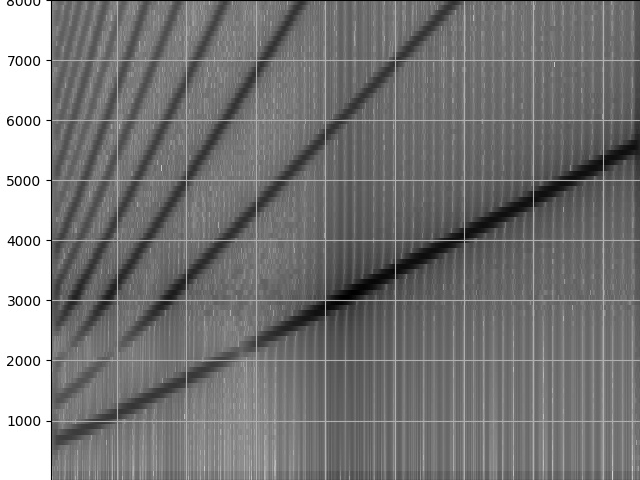
#> input picture byc/filtro/uoch=1.25e+10_uolb=0.1_uolg=0.03.jpg, 640 x 480 px, given as the content of the folder /Facu/Tesis/byc/sintetizados/sonogramas/validation/Benteveos, which was not available
$ python saco_sintetizados_defectuosos.py
#> lines starting #> are read from the running program, lines starting #| are printed output that depends on the picture
# -*- coding: utf-8 -*-
"""
Created on Tue Mar 19 00:31:05 2019

@author: Marcos
"""

import os
import matplotlib.pyplot as plt
from matplotlib.image import imread
#from scipy.io import wavfile
import numpy as np

#%%

base = 'C:\\Users\\Marcos\\Documents\\Facu\\Tesis\\byc'

#carpeta = os.path.join(base, 'sintetizados', 'sonogramas', 'train', 'Chingolos')
#carpeta = os.path.join(base, 'sintetizados', 'sonogramas', 'train', 'Benteveos')
#carpeta = os.path.join(base, 'sintetizados', 'sonogramas', 'validation', 'Chingolos')
carpeta = os.path.join(base, 'sintetizados', 'sonogramas', 'validation', 'Benteveos')

archivos = [os.path.join(carpeta, a) for a in os.listdir(carpeta)]

medias = []
for a in archivos:
    medias.append(np.mean(imread(a)))

plt.hist(medias)
#%%

corte = 200

sacar = [a for a, m in zip(archivos, medias) if m>corte]
#> sacar = []

print('Quedan {} archivos.'.format(len(archivos)-len(sacar)))
#| Quedan 1 archivos.

#CHEQUEAR!
#%%
for s in sacar:
    os.remove(s)
#> this loop made 0 passes
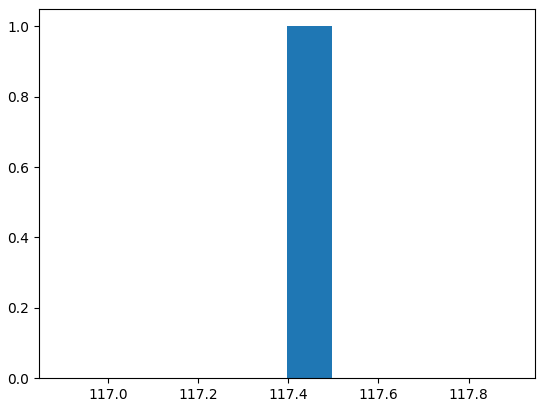
#> figure drawn by matplotlib, 1 panel; tallest bar 1 high, from x = 117.4 to 117.5

$ run again, on byc/limpiando/sonogramas/benteveo.jpg
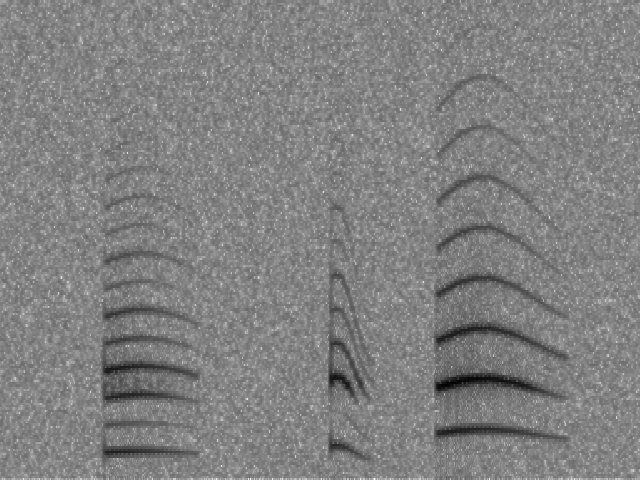
#> input picture byc/limpiando/sonogramas/benteveo.jpg, 640 x 480 px, given as the content of the folder /Facu/Tesis/byc/sintetizados/sonogramas/validation/Benteveos, which was not available
#> sacar = []
#| Quedan 1 archivos.
#> `os.remove(s)`:
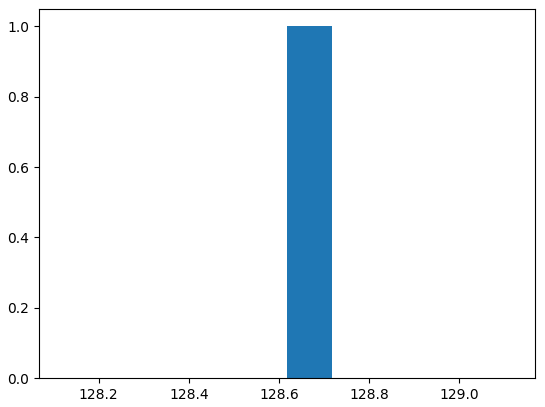
#> figure drawn by matplotlib, 1 panel; tallest bar 1 high, from x = 128.6 to 128.7

$ run again, on byc/limpiando/sonogramas/chingolo.jpg
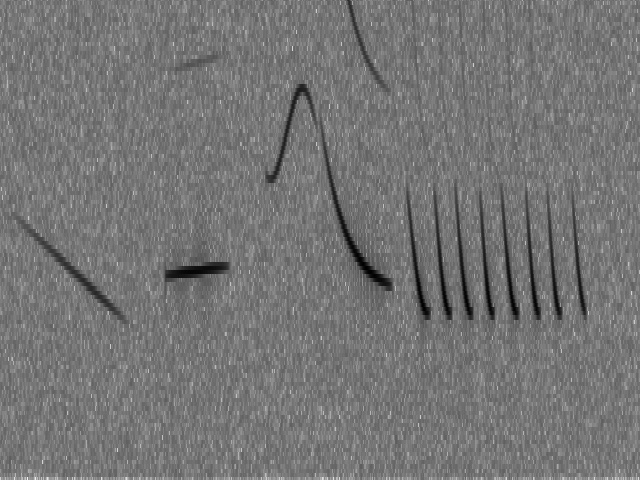
#> input picture byc/limpiando/sonogramas/chingolo.jpg, 640 x 480 px, given as the content of the folder /Facu/Tesis/byc/sintetizados/sonogramas/validation/Benteveos, which was not available
#> sacar = []
#| Quedan 1 archivos.
#> `os.remove(s)`:
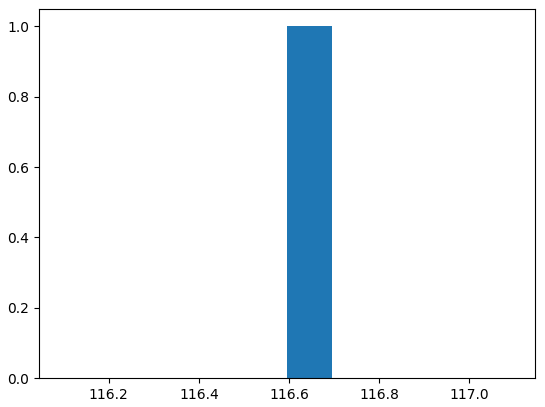
#> figure drawn by matplotlib, 1 panel; tallest bar 1 high, from x = 116.6 to 116.7

$ run again, on byc/limpiando/sonogramas/chingolo_2.jpg
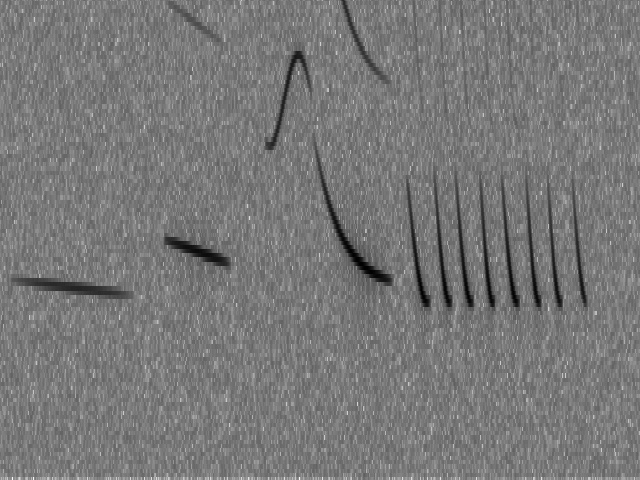
#> input picture byc/limpiando/sonogramas/chingolo_2.jpg, 640 x 480 px, given as the content of the folder /Facu/Tesis/byc/sintetizados/sonogramas/validation/Benteveos, which was not available
#> sacar = []
#| Quedan 1 archivos.
#> `os.remove(s)`:
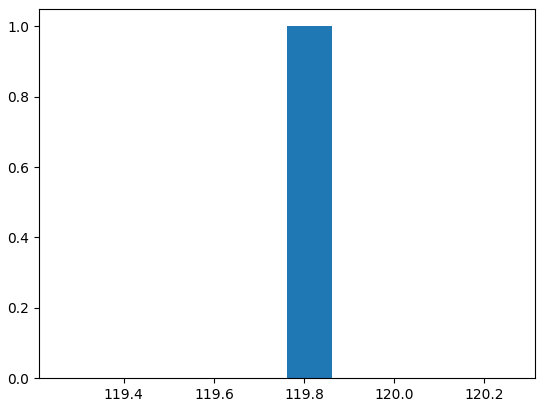
#> figure drawn by matplotlib, 1 panel; tallest bar 1 high, from x = 119.8 to 119.9
